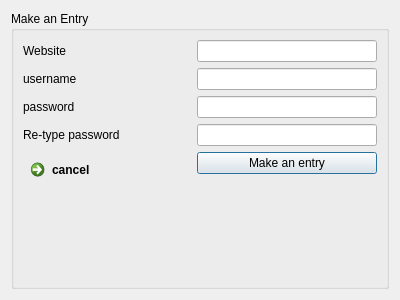
<?xml version="1.0" encoding="UTF-8"?>
<ui version="4.0">
 <class>makeEntryDialog</class>
 <widget class="QDialog" name="makeEntryDialog">
  <property name="geometry">
   <rect>
    <x>0</x>
    <y>0</y>
    <width>400</width>
    <height>300</height>
   </rect>
  </property>
  <property name="windowTitle">
   <string>Dialog</string>
  </property>
  <layout class="QVBoxLayout" name="verticalLayout">
   <item>
    <widget class="QGroupBox" name="groupBox">
     <property name="title">
      <string>Make an Entry</string>
     </property>
     <layout class="QVBoxLayout" name="verticalLayout_2">
      <item>
       <layout class="QFormLayout" name="formLayout">
        <item row="1" column="1">
         <widget class="QLineEdit" name="uname"/>
        </item>
        <item row="0" column="0">
         <widget class="QLabel" name="label">
          <property name="text">
           <string>Website</string>
          </property>
         </widget>
        </item>
        <item row="0" column="1">
         <widget class="QLineEdit" name="website"/>
        </item>
        <item row="1" column="0">
         <widget class="QLabel" name="label_2">
          <property name="text">
           <string>username</string>
          </property>
         </widget>
        </item>
        <item row="2" column="0">
         <widget class="QLabel" name="label_3">
          <property name="text">
           <string>password</string>
          </property>
         </widget>
        </item>
        <item row="2" column="1">
         <widget class="QLineEdit" name="password"/>
        </item>
        <item row="3" column="1">
         <widget class="QLineEdit" name="rePassword"/>
        </item>
        <item row="3" column="0">
         <widget class="QLabel" name="label_4">
          <property name="text">
           <string>Re-type password</string>
          </property>
         </widget>
        </item>
        <item row="4" column="1">
         <widget class="QPushButton" name="pushButton">
          <property name="text">
           <string>Make an entry</string>
          </property>
         </widget>
        </item>
        <item row="4" column="0">
         <widget class="QCommandLinkButton" name="commandLinkButton">
          <property name="text">
           <string>cancel</string>
          </property>
         </widget>
        </item>
       </layout>
      </item>
     </layout>
    </widget>
   </item>
  </layout>
 </widget>
 <resources/>
 <connections/>
</ui>
